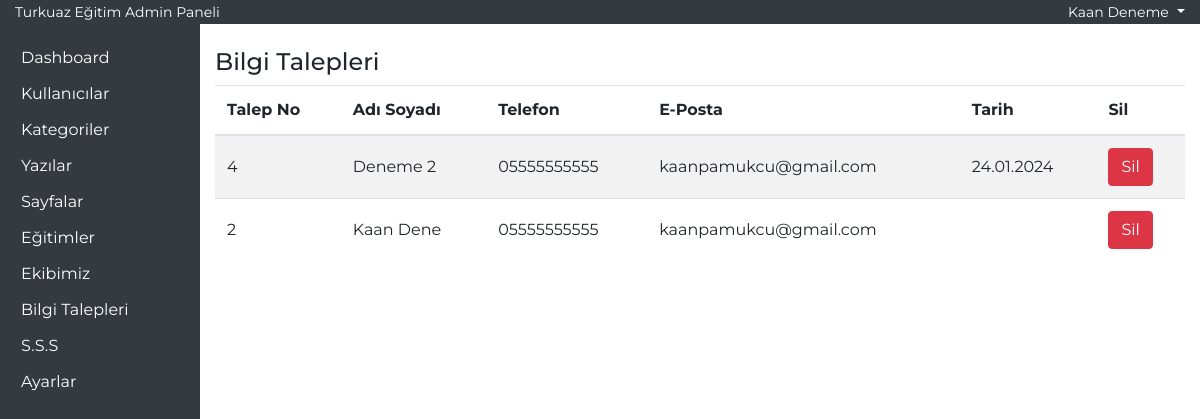
The page /admin-yntm/bilgi-talepleri.php (signed in) on the database its author committed.
### tables this page shows
CREATE TABLE IF NOT EXISTS `detayli_bilgi` (
  `id` int NOT NULL AUTO_INCREMENT,
  `adi` varchar(50) NOT NULL,
  `tel` varchar(20) NOT NULL,
  `email` varchar(150) NOT NULL,
  `tarih` varchar(20) NOT NULL,
  `durum` varchar(30) NOT NULL,
  `aciklama` text NOT NULL,
  PRIMARY KEY (`id`)
);

### admin-yntm/bilgi-talepleri.php (the view, shortened to what this page needs)
<?php
require_once('header.php');
?>
<div class="row">
    <div class="col-12">
        <h4>Bilgi Talepleri</h4>
    </div>
    <div class="col-12">
        <table class="table table-striped">
            <thead>
                <tr>
                    <th>Talep No</th>
                    <th>Adı Soyadı</th>
                    <th>Telefon</th>
                    <th>E-Posta</th>
                    <th>Tarih</th>
                    <th>Sil</th>
                </tr>
            </thead>
            <tbody>
                <?php
                $talepList = $db->prepare('select * from detayli_bilgi order by id desc');
                $talepList->execute();
                if ($talepList->rowCount()) {
                    foreach ($talepList as $talepListSatir) {
                ?>
                        <tr>
                            <td><?php echo $talepListSatir['id']; ?></td>
                            <td><?php echo $talepListSatir['adi']; ?></td>
                            <td><?php echo $talepListSatir['tel']; ?></td>
                            <td><?php echo $talepListSatir['email']; ?></td>
                            <td><?php echo $talepListSatir['tarih']; ?></td>
                            <td><a href="bilgi-talepleri.php?deleteID=<?php echo $talepListSatir['id']; ?>" class="btn btn-danger">Sil</a></td>
                        </tr>
                <?php
                    }
                }
                ?>
            </tbody>
        </table>
    </div>
</div>
<?php require_once('footer.php'); ?>

### css/style.css (style rules this page uses)
* { font-family: 'Montserrat', sans-serif; text-decoration: none !important; }
td { vertical-align: middle !important; }

### rows shown on the page
detayli_bilgi: id "4", adi "Deneme 2", tel "05555555555", email "kaanpamukcu@gmail.com", tarih "24.01.2024"
detayli_bilgi: id "2", adi "Kaan Dene", tel "05555555555", email "kaanpamukcu@gmail.com"

### other values the page prints
$_SESSION['user']['adi'] "Kaan Deneme"
